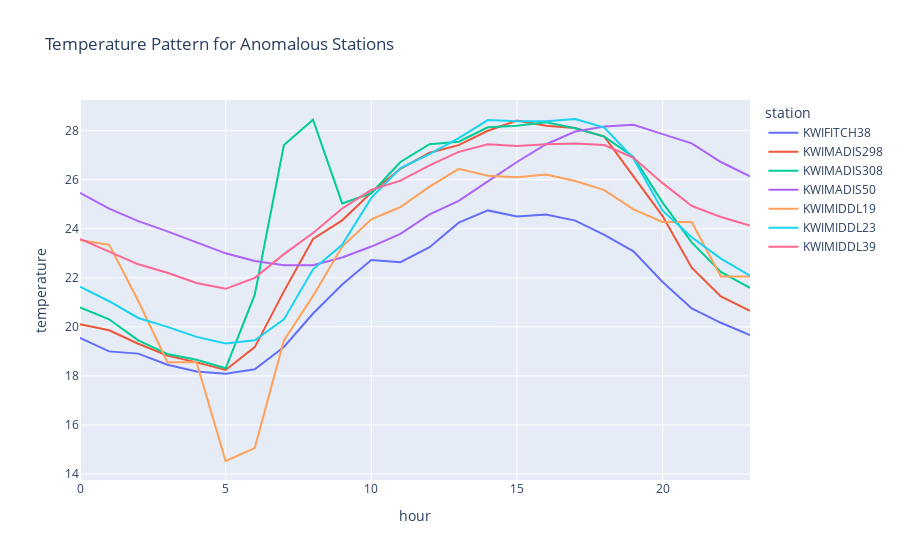

Notebook source saved alongside this figure:
### Code cell
# pe.line(grouped_data_anomalous[~grouped_data_anomalous.station.isin(flags)], x="hour", y="temperature", color='station', title='Adjusted LST for 12 random stations')

pe.line(grouped_data_anomalous, x="hour", y="temperature", color='station', title='Temperature Pattern for Anomalous Stations')
# pe.line(grouped_data_normal, x="hour", y="temperature", color='station', title='Temperature Pattern for Normal Stations')

### Figure 1 — Plotly figure (JSON) as saved in the notebook; plotly's stock layout.template omitted (floating-point values rounded to 4 significant figures)
{"data": [{"hovertemplate": "station=KWIFITCH38<br>hour=%{x}<br>temperature=%{y}<extra></extra>", "legendgroup": "KWIFITCH38", "line": {"color": "#636efa", "dash": "solid"}, "marker": {"symbol": "circle"}, "mode": "lines", "name": "KWIFITCH38", "orientation": "v", "showlegend": true, "type": "scatter", "x": [0, 1, 2, 3, 4, 5, 6, 7, 8, 9, 10, 11, 12, 13, 14, 15, 16, 17, 18, 19, 20, 21, 22, 23], "xaxis": "x", "y": [19.55, 19, 18.91, 18.45, 18.18, 18.09, 18.27, 19.18, 20.55, 21.73, 22.73, 22.64, 23.25, 24.25, 24.75, 24.5, 24.58, 24.33, 23.75, 23.08, 21.83, 20.75, 20.17, 19.67], "yaxis": "y"}, {"hovertemplate": "station=KWIMADIS298<br>hour=%{x}<br>temperature=%{y}<extra></extra>", "legendgroup": "KWIMADIS298", "line": {"color": "#EF553B", "dash": "solid"}, "marker": {"symbol": "circle"}, "mode": "lines", "name": "KWIMADIS298", "orientation": "v", "showlegend": true, "type": "scatter", "x": [0, 1, 2, 3, 4, 5, 6, 7, 8, 9, 10, 11, 12, 13, 14, 15, 16, 17, 18, 19, 20, 21, 22, 23], "xaxis": "x", "y": [20.1, 19.86, 19.31, 18.83, 18.55, 18.24, 19.17, 21.45, 23.59, 24.34, 25.48, 26.45, 27.1, 27.41, 28, 28.41, 28.21, 28.11, 27.76, 26.14, 24.52, 22.41, 21.24, 20.66], "yaxis": "y"}, {"hovertemplate": "station=KWIMADIS308<br>hour=%{x}<br>temperature=%{y}<extra></extra>", "legendgroup": "KWIMADIS308", "line": {"color": "#00cc96", "dash": "solid"}, "marker": {"symbol": "circle"}, "mode": "lines", "name": "KWIMADIS308", "orientation": "v", "showlegend": true, "type": "scatter", "x": [0, 1, 2, 3, 4, 5, 6, 7, 8, 9, 10, 11, 12, 13, 14, 15, 16, 17, 18, 19, 20, 21, 22, 23], "xaxis": "x", "y": [20.79, 20.31, 19.45, 18.9, 18.66, 18.31, 21.31, 27.41, 28.45, 25.03, 25.45, 26.72, 27.45, 27.55, 28.14, 28.21, 28.34, 28.1, 27.76, 26.93, 25.07, 23.45, 22.24, 21.59], "yaxis": "y"}, {"hovertemplate": "station=KWIMADIS50<br>hour=%{x}<br>temperature=%{y}<extra></extra>", "legendgroup": "KWIMADIS50", "line": {"color": "#ab63fa", "dash": "solid"}, "marker": {"symbol": "circle"}, "mode": "lines", "name": "KWIMADIS50", "orientation": "v", "showlegend": true, "type": "scatter", "x": [0, 1, 2, 3, 4, 5, 6, 7, 8, 9, 10, 11, 12, 13, 14, 15, 16, 17, 18, 19, 20, 21, 22, 23], "xaxis": "x", "y": [25.46, 24.82, 24.31, 23.9, 23.45, 23, 22.69, 22.52, 22.52, 22.83, 23.28, 23.79, 24.59, 25.14, 25.93, 26.72, 27.45, 27.97, 28.17, 28.24, 27.86, 27.48, 26.72, 26.14], "yaxis": "y"}, {"hovertemplate": "station=KWIMIDDL19<br>hour=%{x}<br>temperature=%{y}<extra></extra>", "legendgroup": "KWIMIDDL19", "line": {"color": "#FFA15A", "dash": "solid"}, "marker": {"symbol": "circle"}, "mode": "lines", "name": "KWIMIDDL19", "orientation": "v", "showlegend": true, "type": "scatter", "x": [0, 1, 2, 3, 4, 5, 6, 7, 8, 9, 10, 11, 12, 13, 14, 15, 16, 17, 18, 19, 20, 21, 22, 23], "xaxis": "x", "y": [23.53, 23.35, 21.06, 18.56, 18.56, 14.53, 15.06, 19.44, 21.26, 23.28, 24.39, 24.89, 25.72, 26.44, 26.17, 26.11, 26.21, 25.95, 25.58, 24.79, 24.28, 24.28, 22.05, 22.05], "yaxis": "y"}, {"hovertemplate": "station=KWIMIDDL23<br>hour=%{x}<br>temperature=%{y}<extra></extra>", "legendgroup": "KWIMIDDL23", "line": {"color": "#19d3f3", "dash": "solid"}, "marker": {"symbol": "circle"}, "mode": "lines", "name": "KWIMIDDL23", "orientation": "v", "showlegend": true, "type": "scatter", "x": [0, 1, 2, 3, 4, 5, 6, 7, 8, 9, 10, 11, 12, 13, 14, 15, 16, 17, 18, 19, 20, 21, 22, 23], "xaxis": "x", "y": [21.64, 21.05, 20.36, 20, 19.59, 19.32, 19.45, 20.3, 22.35, 23.35, 25.26, 26.48, 27.04, 27.7, 28.43, 28.39, 28.39, 28.48, 28.13, 26.87, 24.74, 23.65, 22.78, 22.09], "yaxis": "y"}, {"hovertemplate": "station=KWIMIDDL39<br>hour=%{x}<br>temperature=%{y}<extra></extra>", "legendgroup": "KWIMIDDL39", "line": {"color": "#FF6692", "dash": "solid"}, "marker": {"symbol": "circle"}, "mode": "lines", "name": "KWIMIDDL39", "orientation": "v", "showlegend": true, "type": "scatter", "x": [0, 1, 2, 3, 4, 5, 6, 7, 8, 9, 10, 11, 12, 13, 14, 15, 16, 17, 18, 19, 20, 21, 22, 23], "xaxis": "x", "y": [23.59, 23.07, 22.55, 22.21, 21.79, 21.55, 22, 22.97, 23.83, 24.83, 25.59, 25.97, 26.59, 27.14, 27.45, 27.38, 27.45, 27.48, 27.41, 26.9, 25.86, 24.93, 24.48, 24.14], "yaxis": "y"}], "layout": {"legend": {"title": {"text": "station"}, "tracegroupgap": 0}, "title": {"text": "Temperature Pattern for Anomalous Stations"}, "xaxis": {"anchor": "y", "domain": [0, 1], "title": {"text": "hour"}}, "yaxis": {"anchor": "x", "domain": [0, 1], "title": {"text": "temperature"}}}}
